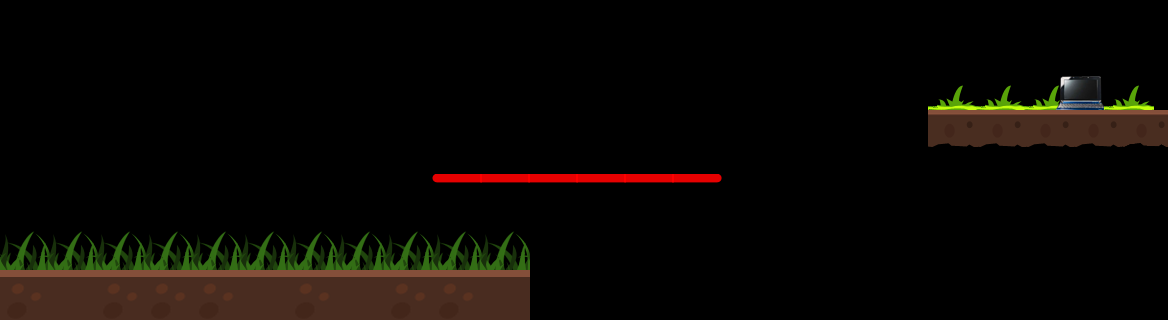

Tiled map render using the project's own tile images. Description and the map definition, with tile-layer contents summarised, below:
An orthogonal 73x20 tile map with 16x16 px tiles, 1 tile layer (TextureLayer) and 6 objects.

<map version="1.0" orientation="orthogonal" width="73" height="20" tilewidth="16" tileheight="16">
 <tileset firstgid="1" name="TilesPack1" tilewidth="50" tileheight="50">
  <image source="TilesPack1.png" width="256" height="1024" />
 </tileset>
 <objectgroup name="finishSign" width="73" height="20">
  <object x="1056" y="112" width="80" />
  <object x="1056" y="64" width="48" height="48" />
 </objectgroup>
 <objectgroup name="RedPlatform" width="73" height="20">
  <object x="432" y="176" width="288" height="16" />
 </objectgroup>
 <objectgroup name="BlackPlatform" width="73" height="20">
  <object x="592" y="112" width="240" height="16" />
 </objectgroup>
 <objectgroup name="StaticPlatform" width="73" height="20">
  <object x="0" y="272" width="528" height="48" />
  <object x="928" y="112" width="240" height="32" />
 </objectgroup>
 <layer name="TextureLayer" width="73" height="20">
  <data>[1460 cells, 43 non-empty, 12 distinct tile ids]</data>
 </layer>
</map>